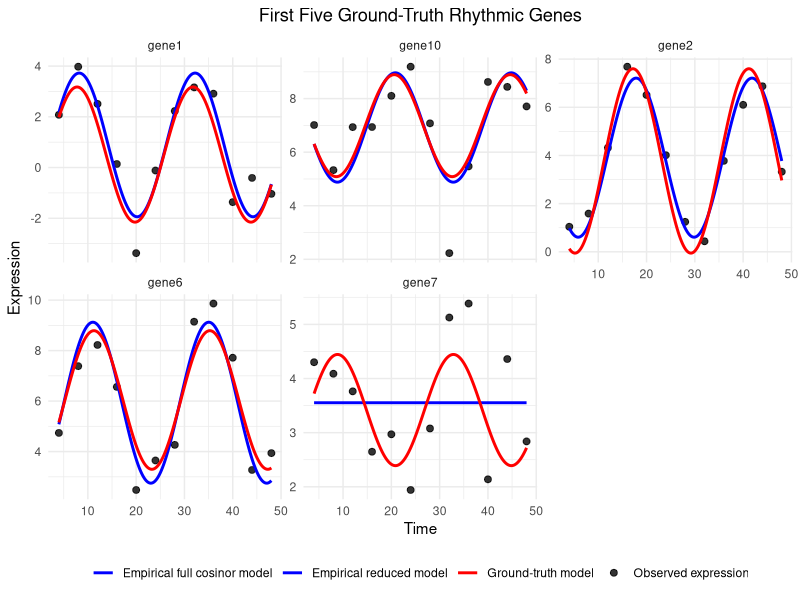
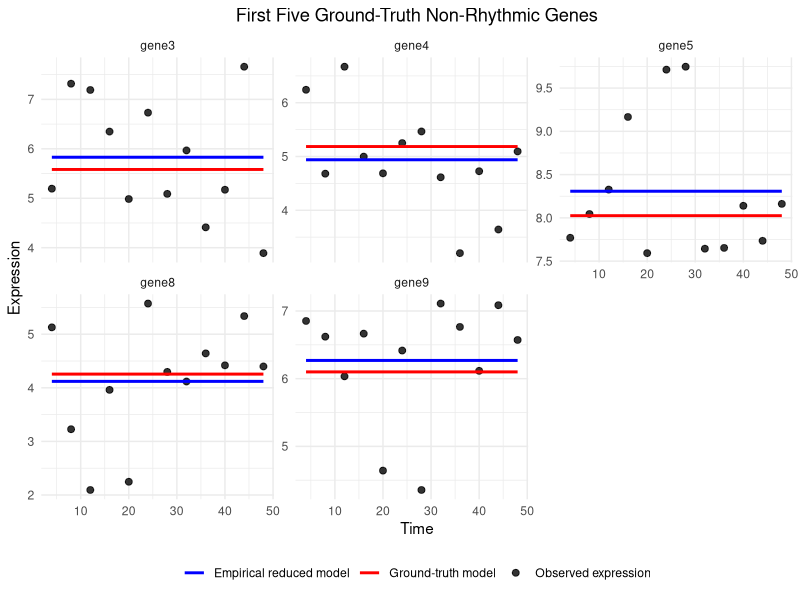
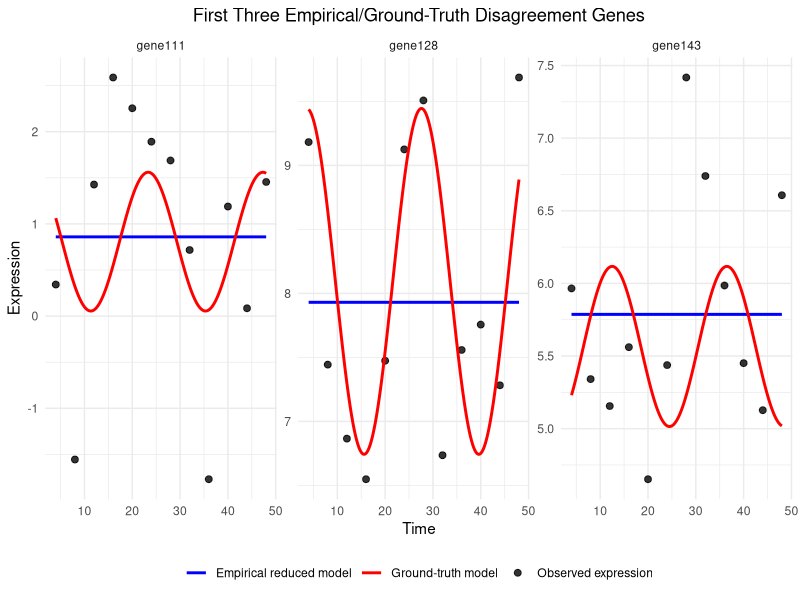

Write the R code that produced these figures, in order.
library(ggplot2)


# Creating ground truth dataset

n_genes <- 1000

geneList <- data.frame(
  gene_name = paste0("gene", seq_len(n_genes)),
  rhythmic = sample(c("y", "n"), n_genes, replace = TRUE),
  meanExpr = rnorm(n_genes, mean = 5, sd = 2),
  amplitude = NA_real_,
  acrophase = NA_real_
)

# Restrict mean expression values to 0 to 10
wrongMean <- geneList$meanExpr < 0 | geneList$meanExpr > 10

while (any(wrongMean)) {
  
  # Regenerate only  invalid values
  geneList$meanExpr[wrongMean] <- rnorm(
    sum(wrongMean),
    mean = 5,
    sd = 2
  )
  
  # Update wrongMean
  wrongMean <- geneList$meanExpr < 0 | geneList$meanExpr > 10
}

# Generate amplitudes only for cycling genes
isRhythmic <- geneList$rhythmic == "y"

geneList$amplitude[isRhythmic] <- rnorm(
  sum(isRhythmic),
  mean = 2.5,
  sd = 1
)

# Restrict cycling amplitudes to the range 0 to 5
wrongAmplitude <- isRhythmic &
  (
    geneList$amplitude < 0 |
      geneList$amplitude > 5
  )

while (any(wrongAmplitude, na.rm = TRUE)) {

  # Regenerate invalid amplitudes
  geneList$amplitude[wrongAmplitude] <- rnorm(
    sum(wrongAmplitude, na.rm = TRUE),
    mean = 2.5,
    sd = 1
  )
  
  # Update wrongAmplitude
  wrongAmplitude <- isRhythmic &
    (
      geneList$amplitude < 0 |
        geneList$amplitude > 5
    )
}

# Generate acrophase values only for cycling genes
geneList$acrophase[isRhythmic] <- runif(
  sum(isRhythmic),
  min = 0,
  max = 24
)
timeSeries = data.frame(gene_name = geneList$gene_name, matrix(nrow = 1000, ncol = 12))
sample_by_4 = seq(4, 48, by = 4)
colnames(timeSeries)[2:13] = paste0("t", sample_by_4)

generateTimeData <- function(gene_index) {
  time_points = sample_by_4
  
  
  MESOR <- geneList$meanExpr[gene_index]
  Amp <- geneList$amplitude[gene_index]
  Phase <- geneList$acrophase[gene_index]
  noise = rnorm(length(time_points), 0, 1)
  
  if (geneList$rhythmic[gene_index] == "y") {
    measurements = MESOR + Amp * cos((2*pi/24) * time_points + Phase) + noise
  } else {
    measurements = MESOR + noise
  }
  
  return(measurements)
}
generated_data <- t(apply(matrix(seq_len(nrow(timeSeries)), ncol = 1), 1, FUN = generateTimeData))
timeSeries[, -1] <- generated_data

rhythmicGenes = data.frame(
  gene_name = geneList$gene_name,
  pValue = rep(0,1000),
  BHpVal = rep(0,1000),
  AmpMESORratio = rep (0,1000),
  acrophase = rep(0,1000),
  rhythmic = rep(NA, 1000)
)

# for each gene, create an array of time and expression values and create reduced and full models, then LRF, store p val in rhythmicGenes table

sigTest <- function(gene_index) {
  
  geneName <- geneList$gene_name[gene_index]
  time <- sample_by_4
  expression <- as.numeric(timeSeries[gene_index, -1])
  
  expressionTrig <- data.frame(
    expression = expression,
    time = time,
    cos24 = cos((2 * pi / 24) * time),
    sin24 = sin((2 * pi / 24) * time)
  )
  
  fullModel <- lm(expression ~ cos24 + sin24, data = expressionTrig)
  reducedModel <- lm(expression ~ 1, data = expressionTrig)
  
  lr_result <- lmtest::lrtest(reducedModel, fullModel)
  
  coefficients <- coef(fullModel)
  
  beta0 <- coefficients["(Intercept)"]
  beta_cos <- coefficients["cos24"]
  beta_sin <- coefficients["sin24"]
  
  amplitude <- sqrt(beta_cos^2 + beta_sin^2)
  phase_rad <- atan2(-beta_sin, beta_cos)
  acrophase <- (phase_rad %% (2 * pi)) / (2 * pi) * 24
  
   data.frame(
    gene_name = geneName,
    pValue = lr_result$`Pr(>Chisq)`[2],
    AmpMESORratio = amplitude / beta0,
    acrophase = acrophase
  )
}

results <- lapply(
  seq_len(nrow(timeSeries)),
  sigTest
)



rhythmicGenes <- do.call(
  rbind,
  results
)

rhythmicGenes$BHpVal <- p.adjust(
  rhythmicGenes$pValue,
  method = "BH"
)

rhythmicGenes$rhythmic <- ifelse(
  rhythmicGenes$BHpVal < 0.1 & rhythmicGenes$AmpMESORratio > 0.2,
  "y",
  "n"
)

compare <- merge(
  rhythmicGenes[, c("gene_name", "rhythmic")],
  geneList[, c("gene_name", "rhythmic")],
  by = "gene_name",
  all = TRUE
)

colnames(compare) <- c(
  "gene_name",
  "empirical_rhythmic",
  "ground_truth_rhythmic"
)

agree = subset(compare, empirical_rhythmic == ground_truth_rhythmic)
disagree = subset(compare, empirical_rhythmic != ground_truth_rhythmic)

# ------------------------------------------------------------
# 5. Plot gene groups
# ------------------------------------------------------------

first_rhythmic <- geneList$gene_name[
  geneList$rhythmic == "y"
][seq_len(min(5, sum(geneList$rhythmic == "y")))]

first_non_rhythmic <- geneList$gene_name[
  geneList$rhythmic == "n"
][seq_len(min(5, sum(geneList$rhythmic == "n")))]

disagreement_genes <- compare$gene_name[
  compare$empirical_rhythmic != compare$ground_truth_rhythmic
]

first_disagreements <- disagreement_genes[
  seq_len(min(3, length(disagreement_genes)))
]

create_plot_data <- function(selected_genes) {
  plot_data <- lapply(selected_genes, function(gene_name) {
    
    time_series_index <- match(gene_name, timeSeries$gene_name)
    gene_list_index <- match(gene_name, geneList$gene_name)
    rhythmic_index <- match(gene_name, rhythmicGenes$gene_name)
    
    observed_time <- sample_by_4
    observed_expression <- as.numeric(timeSeries[time_series_index, -1])
    
    expression_data <- data.frame(
      time = observed_time,
      expression = observed_expression,
      cos24 = cos((2 * pi / 24) * observed_time),
      sin24 = sin((2 * pi / 24) * observed_time)
    )
    
    full_model <- lm(expression ~ cos24 + sin24, data = expression_data)
    reduced_model <- lm(expression ~ 1, data = expression_data)
    
    empirical_classification <- rhythmicGenes$rhythmic[rhythmic_index]
    
    fitted_time <- seq(
      min(sample_by_4),
      max(sample_by_4),
      length.out = 200
    )
    
    if (empirical_classification == "y") {
      full_coefficients <- coef(full_model)
      beta0 <- unname(full_coefficients["(Intercept)"])
      beta_cos <- unname(full_coefficients["cos24"])
      beta_sin <- unname(full_coefficients["sin24"])
      
      empirical_curve <- beta0 +
        beta_cos * cos((2 * pi / 24) * fitted_time) +
        beta_sin * sin((2 * pi / 24) * fitted_time)
      
      empirical_label <- "Empirical full cosinor model"
    } else {
      reduced_mean <- unname(coef(reduced_model)["(Intercept)"])
      empirical_curve <- rep(reduced_mean, length(fitted_time))
      empirical_label <- "Empirical reduced model"
    }
    
    true_mesor <- geneList$meanExpr[gene_list_index]
    true_amplitude <- geneList$amplitude[gene_list_index]
    true_acrophase <- geneList$acrophase[gene_list_index]
    
    if (geneList$rhythmic[gene_list_index] == "y") {
      ground_truth_curve <- true_mesor +
        true_amplitude *
        cos((2 * pi / 24) * fitted_time + true_acrophase)
    } else {
      ground_truth_curve <- rep(true_mesor, length(fitted_time))
    }
    
    observed_data <- data.frame(
      gene_name = gene_name,
      time = observed_time,
      value = observed_expression,
      curve = "Observed expression"
    )
    
    ground_truth_data <- data.frame(
      gene_name = gene_name,
      time = fitted_time,
      value = ground_truth_curve,
      curve = "Ground-truth model"
    )
    
    empirical_data_plot <- data.frame(
      gene_name = gene_name,
      time = fitted_time,
      value = empirical_curve,
      curve = empirical_label
    )
    
    rbind(observed_data, ground_truth_data, empirical_data_plot)
  })
  
  do.call(rbind, plot_data)
}

plot_gene_group <- function(selected_genes, plot_title) {
  if (length(selected_genes) == 0) {
    return(
      ggplot() +
        theme_void() +
        labs(title = paste(plot_title, "- no genes available"))
    )
  }
  
  plot_data <- create_plot_data(selected_genes)
  
  ggplot(
    plot_data,
    aes(x = time, y = value, color = curve, group = curve)
  ) +
    geom_point(
      data = subset(plot_data, curve == "Observed expression"),
      size = 2,
      alpha = 0.8
    ) +
    geom_line(
      data = subset(plot_data, curve != "Observed expression"),
      linewidth = 1
    ) +
    facet_wrap(~ gene_name, scales = "free_y") +
    scale_color_manual(
      values = c(
        "Observed expression" = "black",
        "Ground-truth model" = "red",
        "Empirical full cosinor model" = "blue",
        "Empirical reduced model" = "blue"
      )
    ) +
    labs(
      title = plot_title,
      x = "Time",
      y = "Expression",
      color = NULL
    ) +
    theme_minimal() +
    theme(
      plot.title = element_text(hjust = 0.5),
      legend.position = "bottom"
    )
}

# Plot 1: first 5 ground-truth rhythmic genes
rhythmic_plot <- plot_gene_group(
  first_rhythmic,
  "First Five Ground-Truth Rhythmic Genes"
)
rhythmic_plot

# Plot 2: first 5 ground-truth non-rhythmic genes
non_rhythmic_plot <- plot_gene_group(
  first_non_rhythmic,
  "First Five Ground-Truth Non-Rhythmic Genes"
)
non_rhythmic_plot

# Plot 3: first 3 genes where empirical and ground truth disagree
disagreement_plot <- plot_gene_group(
  first_disagreements,
  "First Three Empirical/Ground-Truth Disagreement Genes"
)
disagreement_plot
